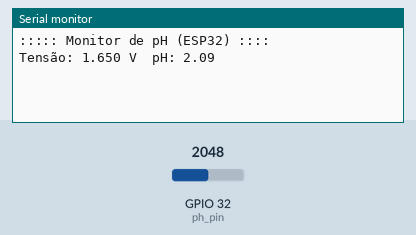
This sketch was run on a simulated ESP32. Parts: the last lines printed to the serial monitor. The test bench sets the inputs (shaded band); at power-on: GPIO 32 (ph_pin) = 2048.

Above: at 2.2 s.
2.3 s: GPIO 32 (ph_pin) set to 2866
At 3.1 s:
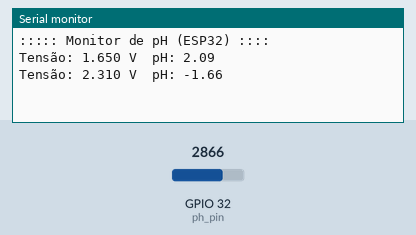
3.8 s: GPIO 32 (ph_pin) set to 3603
At 5.0 s:
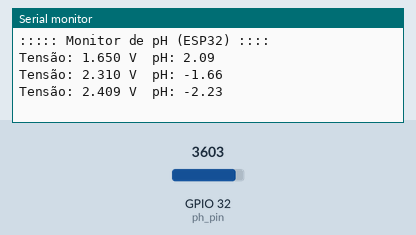
Timing chart, 0 to 6.8 s (numbered marks = the images above; inputs shaded):
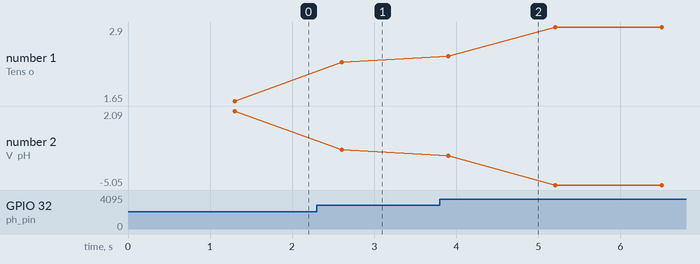

Measured:
- after the input at 2.3 s, the serial monitor: prints a new line after 0.30 s (image 1)
- after the input at 3.8 s, the serial monitor: prints a new line after 0.10 s (image 2)
- plotted number 1: 1.65 → 2.31 after the input at 2.3 s, 2.31 → 2.9 after the input at 3.8 s
- plotted number 2: 2.09 → -1.66 after the input at 2.3 s, -1.66 → -5.05 after the input at 3.8 s

The sketch:

calibra_sensor_ph.ino
```cpp
#include <Arduino.h>

const int ph_pin = 32;       // Pino analógico onde o sensor está conectado
float calibration_value = 11.5; // Ajuste conforme sua calibração
int buffer_arr[10];
int temp;
unsigned long int avgval;
float ph_act;

void setup() {
  Serial.begin(115200);
  Serial.println("::::: Monitor de pH (ESP32) ::::");
  delay(1000);
}

void loop() {
  avgval = 0;
  float voltage = 0.0;

  // Ler 10 amostras e guardar no buffer
  for (int i = 0; i < 10; i++) {
    buffer_arr[i] = analogRead(ph_pin);
    delay(30);
  }

  // Ordenar os valores (para reduzir ruído)
  for (int i = 0; i < 9; i++) {
    for (int j = i + 1; j < 10; j++) {
      if (buffer_arr[i] > buffer_arr[j]) {
        temp = buffer_arr[i];
        buffer_arr[i] = buffer_arr[j];
        buffer_arr[j] = temp;
      }
    }
  }

  // Média dos valores centrais (para reduzir outliers)
  for (int i = 2; i < 8; i++)
    avgval += buffer_arr[i];

  // Converter média em tensão
  float volts0 = (float)avgval / 6.0 * (3.3 / 4095.0);

  // Calcular o pH
  ph_act = -5.70 * volts0 + calibration_value;

  // Exibir os resultados
  Serial.print("Tensão: ");
  Serial.print(volts0, 3);
  Serial.print(" V\t");

  Serial.print("pH: ");
  Serial.println(ph_act, 2);

  delay(1000);
}
```
